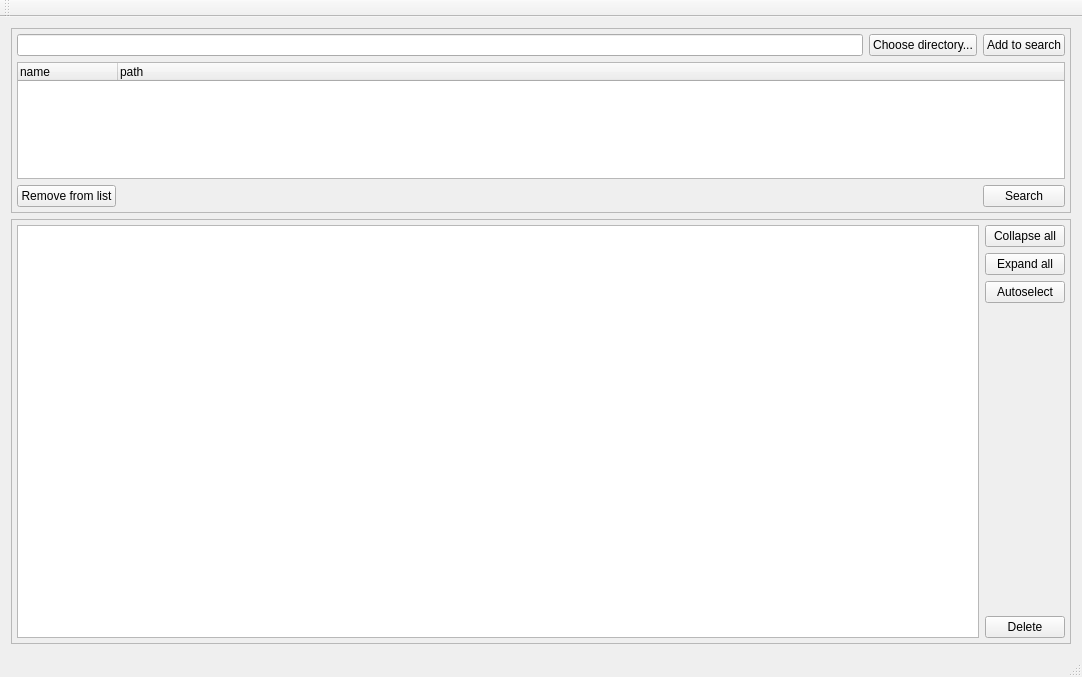
<?xml version="1.0" encoding="UTF-8"?>
<ui version="4.0">
 <class>MainWindow</class>
 <widget class="QMainWindow" name="MainWindow">
  <property name="geometry">
   <rect>
    <x>0</x>
    <y>0</y>
    <width>1082</width>
    <height>677</height>
   </rect>
  </property>
  <property name="windowTitle">
   <string>MainWindow</string>
  </property>
  <widget class="QWidget" name="centralWidget">
   <layout class="QGridLayout" name="gridLayout_2">
    <item row="4" column="2">
     <spacer name="horizontalSpacer">
      <property name="orientation">
       <enum>Qt::Horizontal</enum>
      </property>
      <property name="sizeHint" stdset="0">
       <size>
        <width>40</width>
        <height>0</height>
       </size>
      </property>
     </spacer>
    </item>
    <item row="0" column="0" colspan="5">
     <widget class="QFrame" name="frame_2">
      <property name="frameShape">
       <enum>QFrame::StyledPanel</enum>
      </property>
      <property name="frameShadow">
       <enum>QFrame::Raised</enum>
      </property>
      <layout class="QGridLayout" name="gridLayout_3">
       <property name="leftMargin">
        <number>5</number>
       </property>
       <property name="topMargin">
        <number>5</number>
       </property>
       <property name="rightMargin">
        <number>5</number>
       </property>
       <property name="bottomMargin">
        <number>5</number>
       </property>
       <item row="1" column="0" colspan="5">
        <widget class="QTreeWidget" name="directoryList">
         <property name="sizePolicy">
          <sizepolicy hsizetype="Expanding" vsizetype="Expanding">
           <horstretch>0</horstretch>
           <verstretch>0</verstretch>
          </sizepolicy>
         </property>
         <property name="minimumSize">
          <size>
           <width>0</width>
           <height>0</height>
          </size>
         </property>
         <property name="baseSize">
          <size>
           <width>0</width>
           <height>0</height>
          </size>
         </property>
         <property name="cursor" stdset="0">
          <cursorShape>ArrowCursor</cursorShape>
         </property>
         <property name="mouseTracking">
          <bool>false</bool>
         </property>
         <property name="contextMenuPolicy">
          <enum>Qt::CustomContextMenu</enum>
         </property>
         <property name="selectionMode">
          <enum>QAbstractItemView::ExtendedSelection</enum>
         </property>
         <property name="selectionBehavior">
          <enum>QAbstractItemView::SelectRows</enum>
         </property>
         <property name="verticalScrollMode">
          <enum>QAbstractItemView::ScrollPerPixel</enum>
         </property>
         <column>
          <property name="text">
           <string>name</string>
          </property>
         </column>
         <column>
          <property name="text">
           <string>path</string>
          </property>
         </column>
        </widget>
       </item>
       <item row="0" column="4">
        <widget class="QPushButton" name="addToSearchButton">
         <property name="text">
          <string>Add to search</string>
         </property>
        </widget>
       </item>
       <item row="3" column="1">
        <spacer name="horizontalSpacer_3">
         <property name="orientation">
          <enum>Qt::Horizontal</enum>
         </property>
         <property name="sizeHint" stdset="0">
          <size>
           <width>40</width>
           <height>20</height>
          </size>
         </property>
        </spacer>
       </item>
       <item row="3" column="0">
        <widget class="QPushButton" name="removeFromListButton">
         <property name="text">
          <string>Remove from list</string>
         </property>
         <property name="default">
          <bool>false</bool>
         </property>
        </widget>
       </item>
       <item row="0" column="3">
        <widget class="QPushButton" name="chooseDirectoryButton">
         <property name="text">
          <string>Choose directory...</string>
         </property>
        </widget>
       </item>
       <item row="0" column="0" colspan="3">
        <widget class="QLineEdit" name="inputDirectoryName">
         <property name="text">
          <string/>
         </property>
        </widget>
       </item>
       <item row="3" column="4">
        <widget class="QPushButton" name="searchButton">
         <property name="text">
          <string>Search</string>
         </property>
        </widget>
       </item>
      </layout>
     </widget>
    </item>
    <item row="0" column="5">
     <spacer name="verticalSpacer_2">
      <property name="orientation">
       <enum>Qt::Vertical</enum>
      </property>
      <property name="sizeHint" stdset="0">
       <size>
        <width>0</width>
        <height>40</height>
       </size>
      </property>
     </spacer>
    </item>
    <item row="5" column="5">
     <spacer name="verticalSpacer">
      <property name="orientation">
       <enum>Qt::Vertical</enum>
      </property>
      <property name="sizeType">
       <enum>QSizePolicy::Expanding</enum>
      </property>
      <property name="sizeHint" stdset="0">
       <size>
        <width>0</width>
        <height>500</height>
       </size>
      </property>
     </spacer>
    </item>
    <item row="5" column="0" colspan="5">
     <widget class="QFrame" name="frame">
      <property name="frameShape">
       <enum>QFrame::StyledPanel</enum>
      </property>
      <property name="frameShadow">
       <enum>QFrame::Raised</enum>
      </property>
      <layout class="QGridLayout" name="gridLayout">
       <property name="leftMargin">
        <number>5</number>
       </property>
       <property name="topMargin">
        <number>5</number>
       </property>
       <property name="rightMargin">
        <number>5</number>
       </property>
       <property name="bottomMargin">
        <number>5</number>
       </property>
       <item row="4" column="2">
        <widget class="QPushButton" name="deleteButton">
         <property name="text">
          <string>Delete</string>
         </property>
        </widget>
       </item>
       <item row="0" column="0" rowspan="5">
        <widget class="QTreeWidget" name="duplicates">
         <property name="selectionMode">
          <enum>QAbstractItemView::ExtendedSelection</enum>
         </property>
         <property name="animated">
          <bool>true</bool>
         </property>
         <property name="allColumnsShowFocus">
          <bool>true</bool>
         </property>
         <attribute name="headerVisible">
          <bool>false</bool>
         </attribute>
         <attribute name="headerHighlightSections">
          <bool>false</bool>
         </attribute>
         <column>
          <property name="text">
           <string>name</string>
          </property>
         </column>
        </widget>
       </item>
       <item row="0" column="2">
        <widget class="QPushButton" name="collapseAll">
         <property name="text">
          <string>Collapse all</string>
         </property>
        </widget>
       </item>
       <item row="1" column="2">
        <widget class="QPushButton" name="expandAll">
         <property name="text">
          <string>Expand all</string>
         </property>
        </widget>
       </item>
       <item row="2" column="2">
        <widget class="QPushButton" name="autoselect">
         <property name="text">
          <string>Autoselect</string>
         </property>
        </widget>
       </item>
      </layout>
     </widget>
    </item>
   </layout>
  </widget>
  <widget class="QMenuBar" name="menuBar">
   <property name="geometry">
    <rect>
     <x>0</x>
     <y>0</y>
     <width>1082</width>
     <height>22</height>
    </rect>
   </property>
  </widget>
  <widget class="QToolBar" name="mainToolBar">
   <attribute name="toolBarArea">
    <enum>TopToolBarArea</enum>
   </attribute>
   <attribute name="toolBarBreak">
    <bool>false</bool>
   </attribute>
  </widget>
  <widget class="QStatusBar" name="statusBar"/>
 </widget>
 <layoutdefault spacing="6" margin="11"/>
 <resources/>
 <connections/>
</ui>
